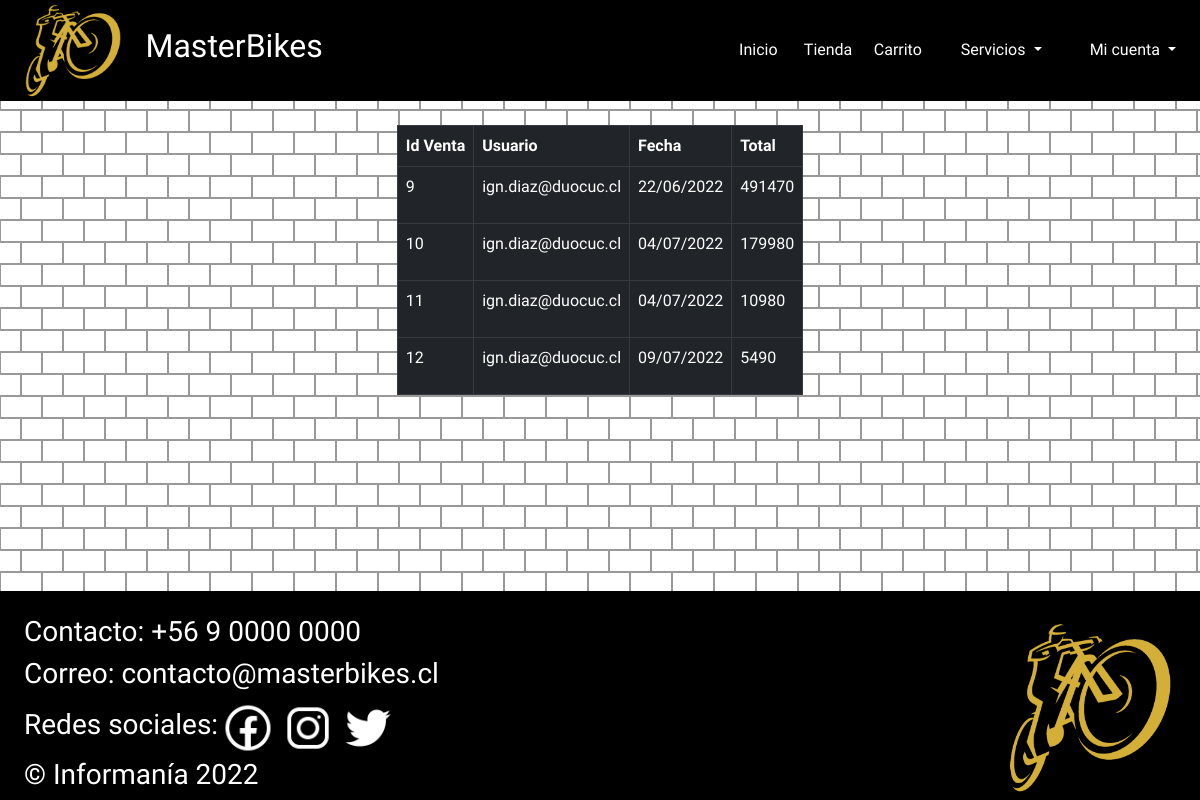
Page /historial (signed in) on the committed database.
### app/models.py (models this page shows)
class Venta(models.Model):
    id_venta = models.AutoField(primary_key=True)
    usuario = models.EmailField(null=False)
    fecha = models.DateField(null=False)
    total = models.IntegerField(null=False)
    entregado = models.BooleanField(null=False, default=False)

### app/views.py (the view)
# urls.py: path('historial', historial, name='historial'),
def historial(request):
    usuario = models.EmailField(null=False)
    historial_comp = Venta.objects.filter(usuario=request.session['email'])
    for h_c in historial_comp:
        h_c.fecha= h_c.fecha.strftime("%d/%m/%Y")
    return render(request, 'app/historial_compra.html',{"historial_comp":historial_comp})

### app/templates/app/historial_compra.html (shortened to what this page needs)
{% extends "app/layout.html" %}
{% block content %}
    <div id="historial_comp">
        <div class="container mt-4">
            <table class="table table-bordered table-dark">
                <thead>
                    <tr>
                        <th scope="col">Id Venta</th>
                        <th scope="col">Usuario</th>
                        <th scope="col">Fecha</th>
                        <th scope="col">Total</th>
                    </tr>
                    {% for h_c in historial_comp %}
                    <tr>
                        <td>
                            <p>{{h_c.id_venta}}</p>
                        </td>
                        <td><p>{{h_c.usuario}}</p>
                        </td>
                        <td>
                            <p>{{h_c.fecha}}</p>
                        </td>
                        <td>
                            <p>{{h_c.total}}</p>
                        </td>
                    </tr>
                    {% endfor %}
                </thead>
            </table>
        </div>
    </div>
{% endblock %}

### app/static/app/css/layout.css (style rules this page uses)
* { padding: 0; margin: 0; font-family: 'Chakra Petch', sans-serif; }
body { background-color: #ffffff; background-color: #ffffff; }

### rows in the picture
Venta: id_venta "9", usuario "ign.diaz@duocuc.cl", fecha "22/06/2022", total "491470"
Venta: id_venta "10", usuario "ign.diaz@duocuc.cl", fecha "04/07/2022", total "179980"
Venta: id_venta "11", usuario "ign.diaz@duocuc.cl", fecha "04/07/2022", total "10980"
Venta: id_venta "12", usuario "ign.diaz@duocuc.cl", fecha "09/07/2022", total "5490"
